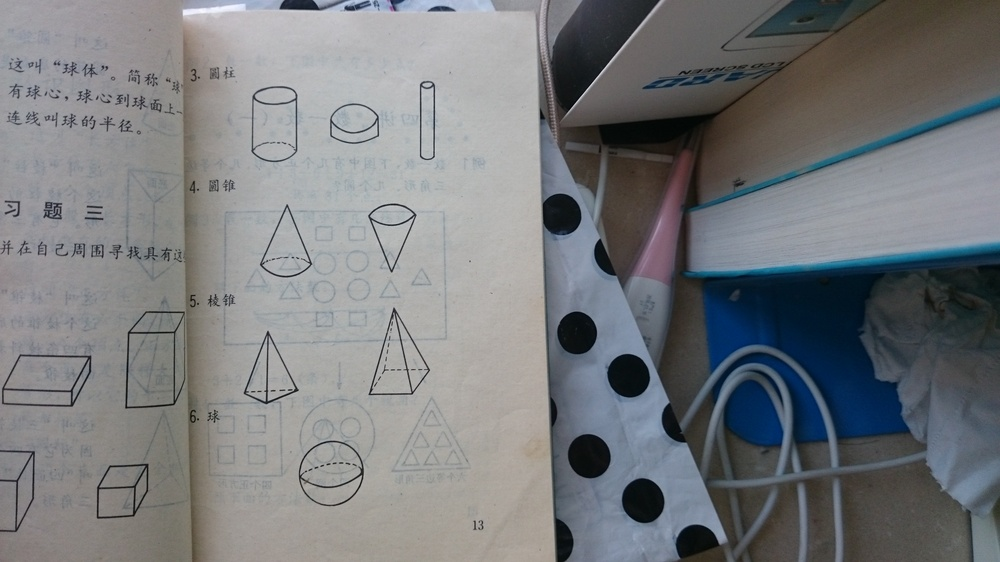
#> input picture 011.JPG, 1000 x 562 px, shrunk from 3840 x 2160 before the run, found by its file name
$ python hog.py
#> lines starting #> are read from the running program, lines starting #| are printed output that depends on the picture
import numpy as np
import cv2
import matplotlib.pyplot as plt

img = cv2.cvtColor(cv2.imread("img/011.jpg"),
                   cv2.COLOR_BGR2GRAY)
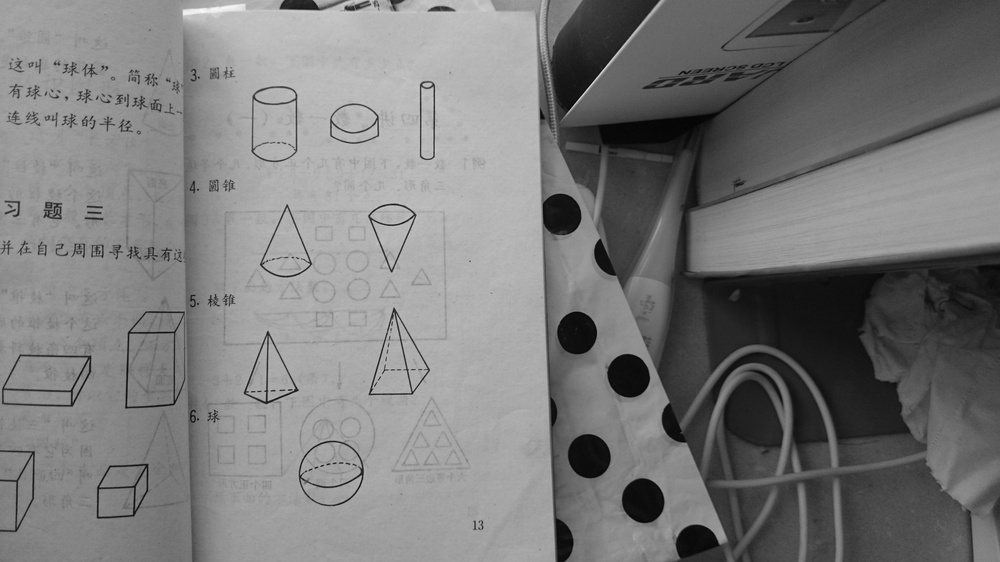
#> img: shape (562, 1000); min 0, max 249, mean 121.7

cell_size = (8, 8)  # h x w in pixels
block_size = (2, 2)  # h x w in cells
nbins = 9  # number of orientation bins

# winSize is the size of the image cropped to an multiple of the cell size
hog = cv2.HOGDescriptor(_winSize=(img.shape[1] // cell_size[1] * cell_size[1],
                                  img.shape[0] // cell_size[0] * cell_size[0]),
                        _blockSize=(block_size[1] * cell_size[1],
                                    block_size[0] * cell_size[0]),
                        _blockStride=(cell_size[1], cell_size[0]),
                        _cellSize=(cell_size[1], cell_size[0]),
                        _nbins=nbins)

n_cells = (img.shape[0] // cell_size[0], img.shape[1] // cell_size[1])
#> n_cells = (70, 125)
hog_feats = hog.compute(img)\
               .reshape(n_cells[1] - block_size[1] + 1,
                        n_cells[0] - block_size[0] + 1,
                        block_size[0], block_size[1], nbins) \
               .transpose((1, 0, 2, 3, 4))  # index blocks by rows first
# hog_feats now contains the gradient amplitudes for each direction,
# for each cell of its group for each group. Indexing is by rows then columns.

gradients = np.zeros((n_cells[0], n_cells[1], nbins))

# count cells (border cells appear less often across overlapping groups)
cell_count = np.full((n_cells[0], n_cells[1], 1), 0, dtype=int)

for off_y in range(block_size[0]):
    for off_x in range(block_size[1]):
        gradients[off_y:n_cells[0] - block_size[0] + off_y + 1,
                  off_x:n_cells[1] - block_size[1] + off_x + 1] += \
            hog_feats[:, :, off_y, off_x, :]
        cell_count[off_y:n_cells[0] - block_size[0] + off_y + 1,
                   off_x:n_cells[1] - block_size[1] + off_x + 1] += 1
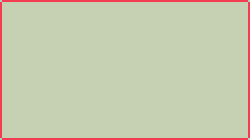
#> cell_count: shape (70, 125, 1) int64 (shown 2 times larger); 3 distinct labels, from 1 to 4; one colour per label, 0 black

# Average gradients
gradients /= cell_count

# Preview
plt.figure()
plt.imshow(img, cmap='gray')
plt.show()

bin = 5  # angle is 360 / nbins * direction
plt.pcolor(gradients[:, :, bin])
plt.gca().invert_yaxis()
plt.gca().set_aspect('equal', adjustable='box')
plt.colorbar()
plt.show()
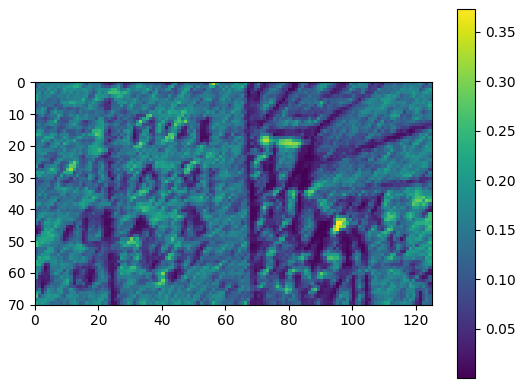
#> figure drawn by matplotlib, 2 panels
